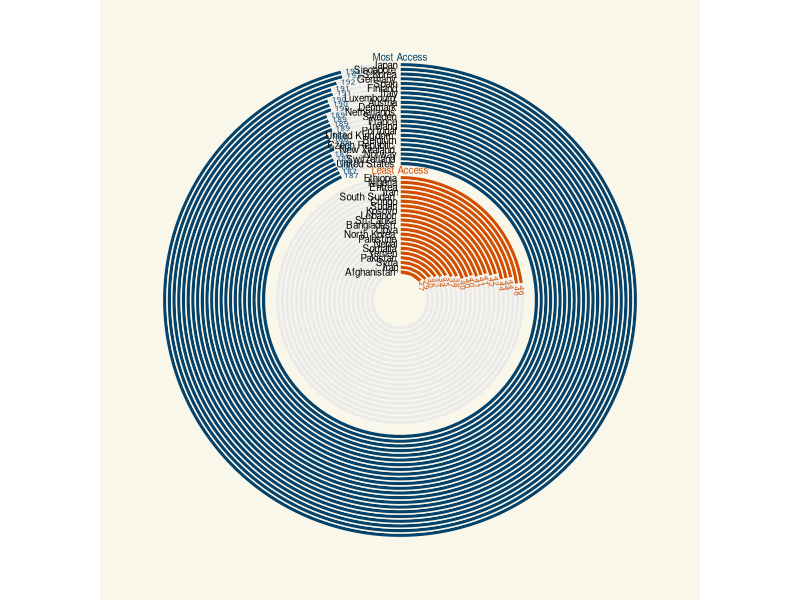
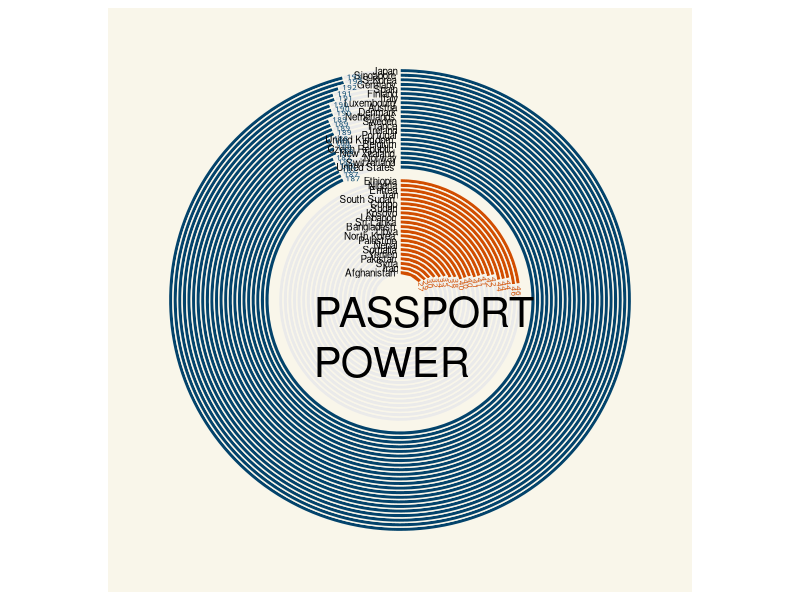

Source code (R) for these figures, in order:

## Date: 2023-03-24
## Author: Johnny King L
## Source: Henley & Partners - Henley Passport Index



library(tidyverse, quietly = TRUE)
#library(stringr)

library(patchwork)
library(ggplot2)

library(cowplot)
library(ggtext)
#library(ggforce)

#library(geomtextpath)

#library(sysfonts)


#sysfonts::font_add_google(name = "Berkshire Swash", "Swash")
#sysfonts::font_add_google(name = "Dosis", "Dosis")
#sysfonts::font_add_google(name = "Roboto", "Roboto")


# showtext::showtext_auto()

knitr::opts_chunk$set(warning=F)

# set.seed(2345)

## Loading data
rank2023 <- read.csv("AccessEaseRanking/PassportRank2023.csv")

rank_df <- rank2023 %>%
  mutate( Rank = rank(desc(Access), ties.method="min")) %>%
  mutate( Ease = case_when( Rank <=20 ~ "high",
                            Rank >= nrow(.)-20 ~ "low",
                            TRUE ~ NA) )

rank_hl_df <- rank_df %>%
  filter( Ease %in% c("high", "low")) %>%
  mutate( Country = case_when( grepl("South Korea", Country) ~ "S.Korea",
                               grepl("Congo", Country) ~ "Congo", 
                               grepl("Palestinian", Country) ~ "Palestine", 
                               T~Country)) %>%
  mutate(No_access = nrow(rank2023 ) - Access) %>%
  mutate( Index = seq(nrow(.), 1) ,
          Country = fct_reorder(Country, Index)) %>%
  mutate( Index = if_else(Ease == "high", Index+2, Index) ) %>%
  mutate( angle = if_else( Ease == "high", 0, 270 ) )




col_high <- "#03436b"
col_low <- "#d14d00"
col_bg <- "#f9f6ea" 
col_noAcc <- "#EAEAEA"



# Plot
rank_polarplot <- rank_hl_df %>%
  ggplot() + 
  geom_rect(aes(xmin=Index-0.5, xmax= Index+0.5,  ymin=0, ymax= Access,  fill = Ease), color = col_bg, size=0.5) + 
  geom_rect(aes(xmin=Index-0.5, xmax= Index+0.5,  ymin= Access, ymax= nrow(rank2023)), fill = col_noAcc, color = col_bg, size=0.5) + 
  geom_text(aes(x=Index,y= 0,label=Country),size=2.5, hjust=1.1) +     #,family="open"
  geom_text(aes(x=Index, y=Access+0.5, label=Access, color=Ease, angle=, angle=angle), size=2, family="open", hjust=0) +   #, hjust=1.   y= Access+1+(1/max(No_access)/(No_access))
  
  coord_polar(theta = "y") +    #, start=pi/6
  scale_y_continuous(limits=c(0, nrow(rank2023)+3)) +
  scale_x_continuous(limits=c(-5, max(rank_hl_df$Index)+1)) +
  scale_fill_manual( values =c('high'= col_high,'low'= col_low)) +
  scale_color_manual( values =c('high'= col_high,'low'= col_low)) +
  theme_void() +
  theme(
    panel.background = element_rect(fill = col_bg, color = NA),
    plot.background  = element_rect(fill = col_bg, color = NA),
    legend.position = "none"
    )

labeltxt_df <- data.frame( label = c("Most Access", "Least Access"),
                           x = c(46, 22),
                           y = c(0, 0),
                           col = c("high", "low"))


rank_polarplot +
  geom_text(data = labeltxt_df, aes(x = x, y= y, label = label, color = col), hjust = 0.5, vjust=0.1, size =2.5 ) 
  




center_text <- ggdraw() +
  draw_text("PASSPORT\nPOWER", x = 0, y = 0.5, lineheight=1, size = 30, hjust = 0, vjust = 1)





design <- c(
  area(1, 1, 100,100),
  area(40,40,60,60)
  )

rank_polarplot + center_text + 
  plot_layout(design = design) &
  theme(plot.background = element_rect(fill=NA,color=NA))






  



# ggsave("HP_similarity_network.png", Final_graph, dpi = 300, scale = 1, width = 9, height = 10.5, units = c("in") )


              